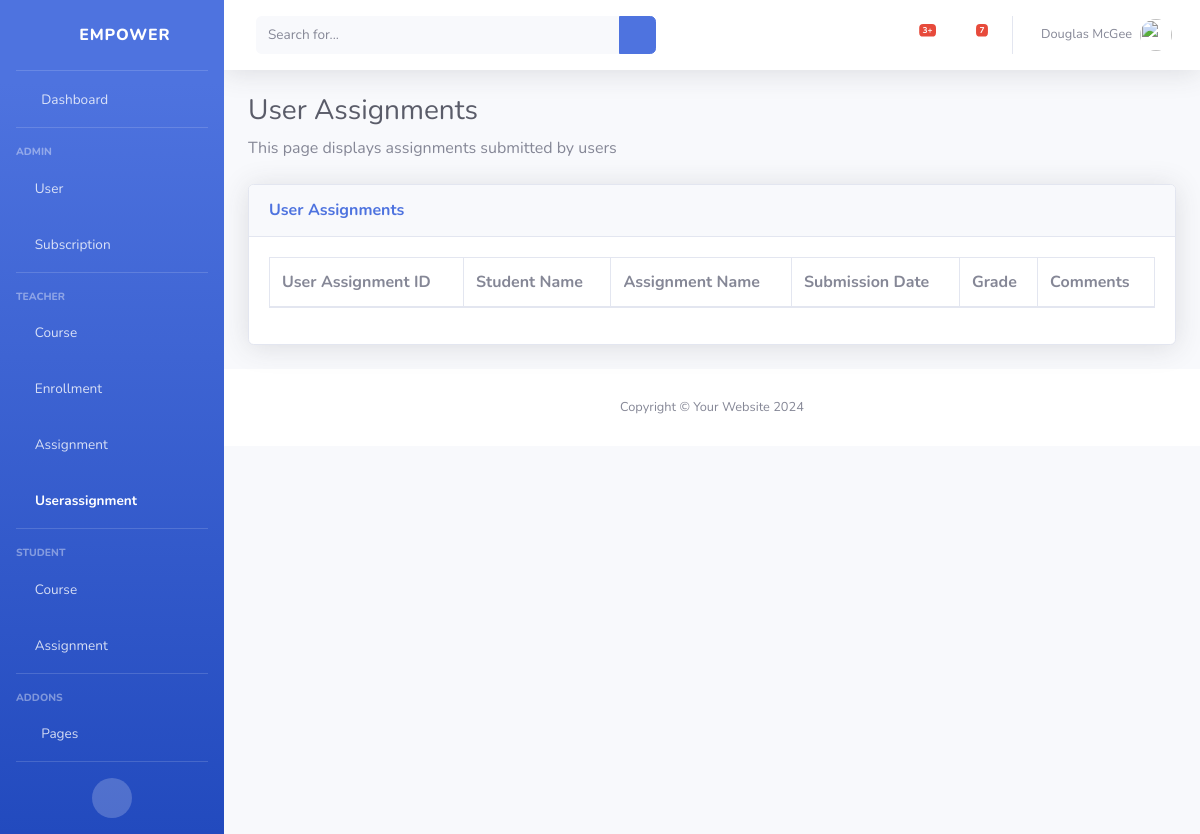
The page /userassignments/ on the database as committed earlier.
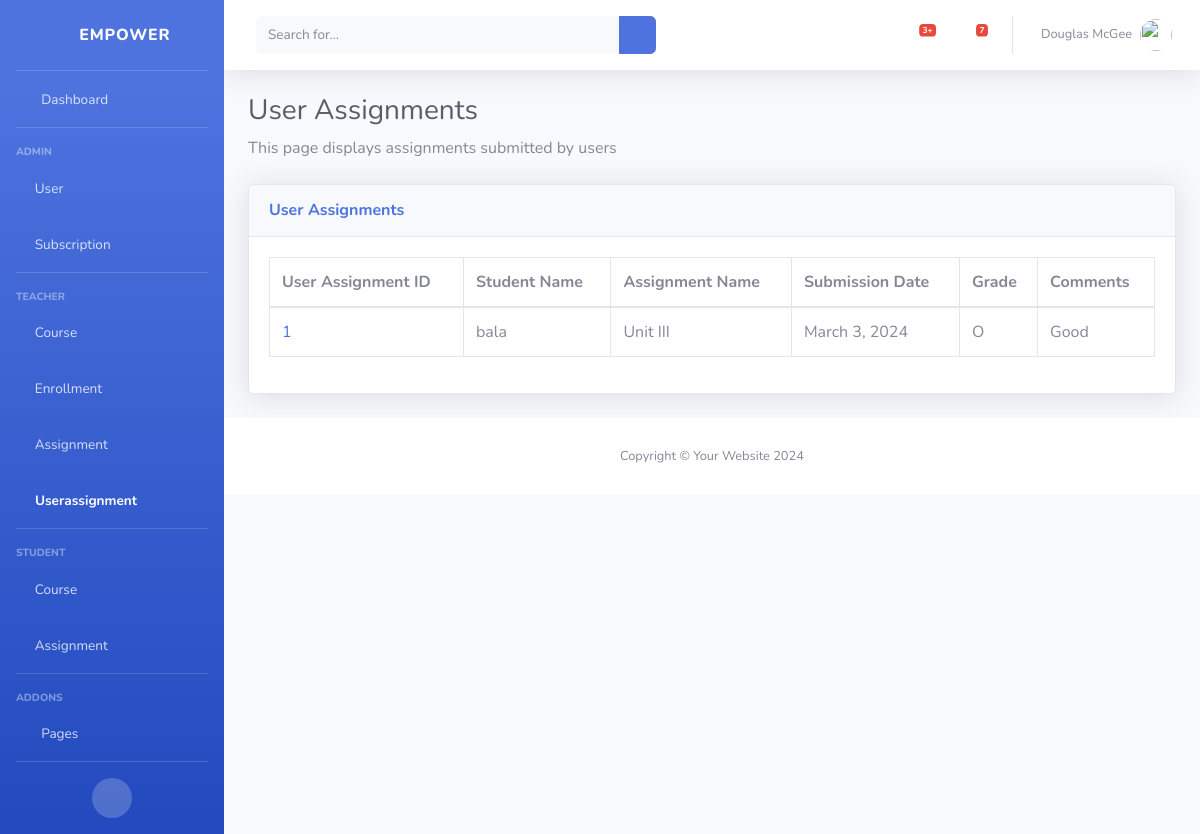
The same page on the database as committed later.
### classRoom/models.py (models this page shows)
class UserAssignment(models.Model):
    id = models.AutoField(primary_key=True)
    user = models.ForeignKey(User, on_delete=models.CASCADE)
    assignment = models.ForeignKey(Assignment, on_delete=models.CASCADE)
    submission_date = models.DateField()
    grade = models.CharField(max_length=5)
    comments = models.TextField()

class User(models.Model):
    id = models.AutoField(primary_key=True)
    username = models.CharField(max_length=50)
    password = models.CharField(max_length=50)
    email = models.EmailField()

class Assignment(models.Model):
    id = models.AutoField(primary_key=True)
    course = models.ForeignKey(Course, on_delete=models.CASCADE)
    assignment_name = models.CharField(max_length=100)
    description = models.TextField()
    due_date = models.DateField()

### classRoom/views.py (the view)
# urls.py: path('userassignments/',view_userassignments,name="view_userassignments"),
def view_userassignments(request):
    user_assignments = UserAssignment.objects.all()
    return render(request, 'view_userassignments.html', {'user_assignments': user_assignments})

### classRoom/templates/view_userassignments.html
{% extends 'base.html' %}
{% block content %}
    {% load static %}
    <h1 class="h3 mb-2 text-gray-800">User Assignments</h1>
    <p class="mb-4">This page displays assignments submitted by users</p>
    <div class="card shadow mb-4">
        <div class="card-header py-3">
            <h6 class="m-0 font-weight-bold text-primary">User Assignments</h6>
        </div>
        <div class="card-body">
            <div class="table-responsive">
                <table class="table table-bordered" id="dataTable" width="100%" cellspacing="0">
                    <thead>
                        <tr>
                            <th>User Assignment ID</th>
                            <th>Student Name</th>
                            <th>Assignment Name</th>
                            <th>Submission Date</th>
                            <th>Grade</th>
                            <th>Comments</th>
                        </tr>
                    </thead>
                    <tbody>
                        {% for user_assignment in user_assignments %}
                            <tr>
                                <td><a href="{% url 'view_userassignment' user_assignment.id %}">{{ user_assignment.id }}</a></td>
                                <td>{{ user_assignment.user.username }}</td>
                                <td>{{ user_assignment.assignment.assignment_name }}</td>
                                <td>{{ user_assignment.submission_date }}</td>
                                <td>{{ user_assignment.grade }}</td>
                                <td>{{ user_assignment.comments }}</td>
                            </tr>
                        {% endfor %}
                    </tbody>
                </table>
            </div>
        </div>
    </div>
{% endblock %}

Rows that differ between the two databases and show on the page:
added UserAssignment: id "1", user.username "bala", assignment.assignment_name "Unit III", submission_date "March 3, 2024", grade "O", comments "Good"
